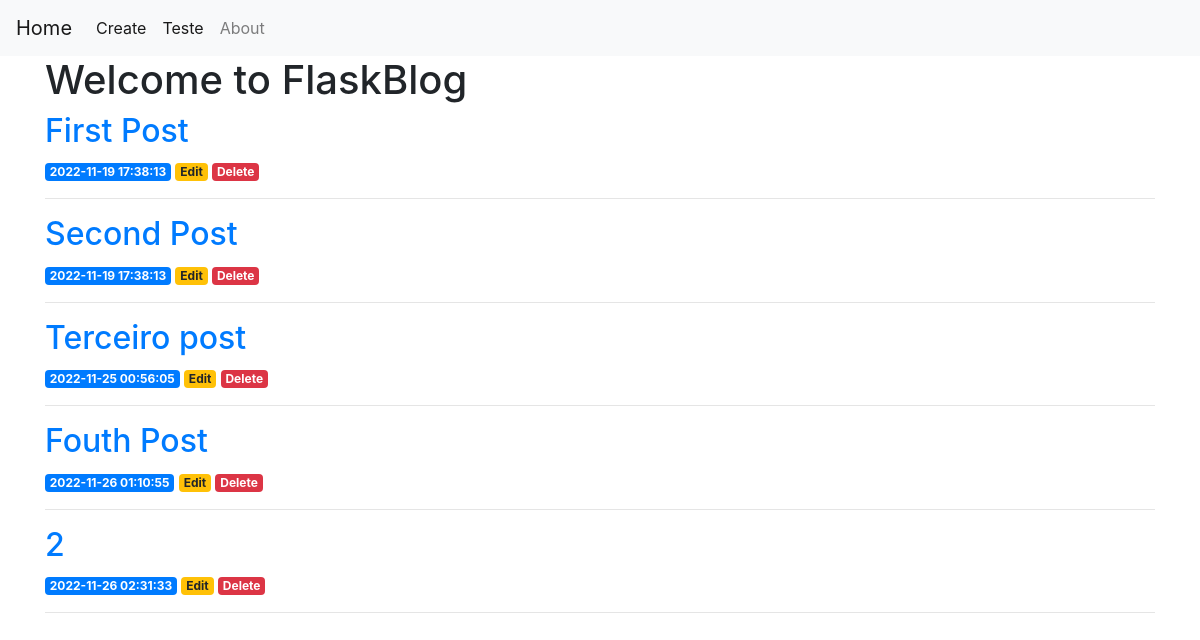
The page / on the database its author committed.
### tables this page shows
CREATE TABLE posts (
    id INTEGER PRIMARY KEY AUTOINCREMENT,
    created TIMESTAMP NOT NULL DEFAULT CURRENT_TIMESTAMP,
    title TEXT NOT NULL,
    content TEXT NOT NULL
);

### app.py (the view)
@app.route('/')
def index():
    conn = get_db_connection()
    posts = conn.execute("SELECT * FROM posts").fetchall()
    conn.close()
    return render_template('index.html', posts=posts)

### app.py (called while the page is built)
def get_db_connection():
    try:
        conn = sqlite3.connect('database.db')
        conn.row_factory = sqlite3.Row  # o retorno do banco será igual a um dicionário em python
        return conn
    except Exception as erro:
        print(erro)

### templates/index.html
{% extends 'base.html' %}
{% block content %}
    <h1>{% block title %} Welcome to FlaskBlog {% endblock %}</h1>
    {% for post in posts %}
        <a href="{{ url_for('post', post_id=post['id']) }}">
            <h2>{{ post['title'] }}</h2>
        </a>
        <span class="badge badge-primary">{{ post['created'] }}</span>
        <a href="{{ url_for('edit', id=post['id']) }}">
            <span class="badge badge-warning">Edit</span>
        </a>
        <a href="{{ url_for('edit', id=post['id']) }}">
            <span class="badge badge-danger">Delete</span>
        </a>
        <hr>
    {% endfor %}
{% endblock %}

### rows shown on the page
posts: title "First Post", created "2022-11-19 17:38:13"
posts: title "Second Post", created "2022-11-19 17:38:13"
posts: title "Terceiro post", created "2022-11-25 00:56:05"
posts: title "Fouth Post", created "2022-11-26 01:10:55"
posts: title "2", created "2022-11-26 02:31:33"
